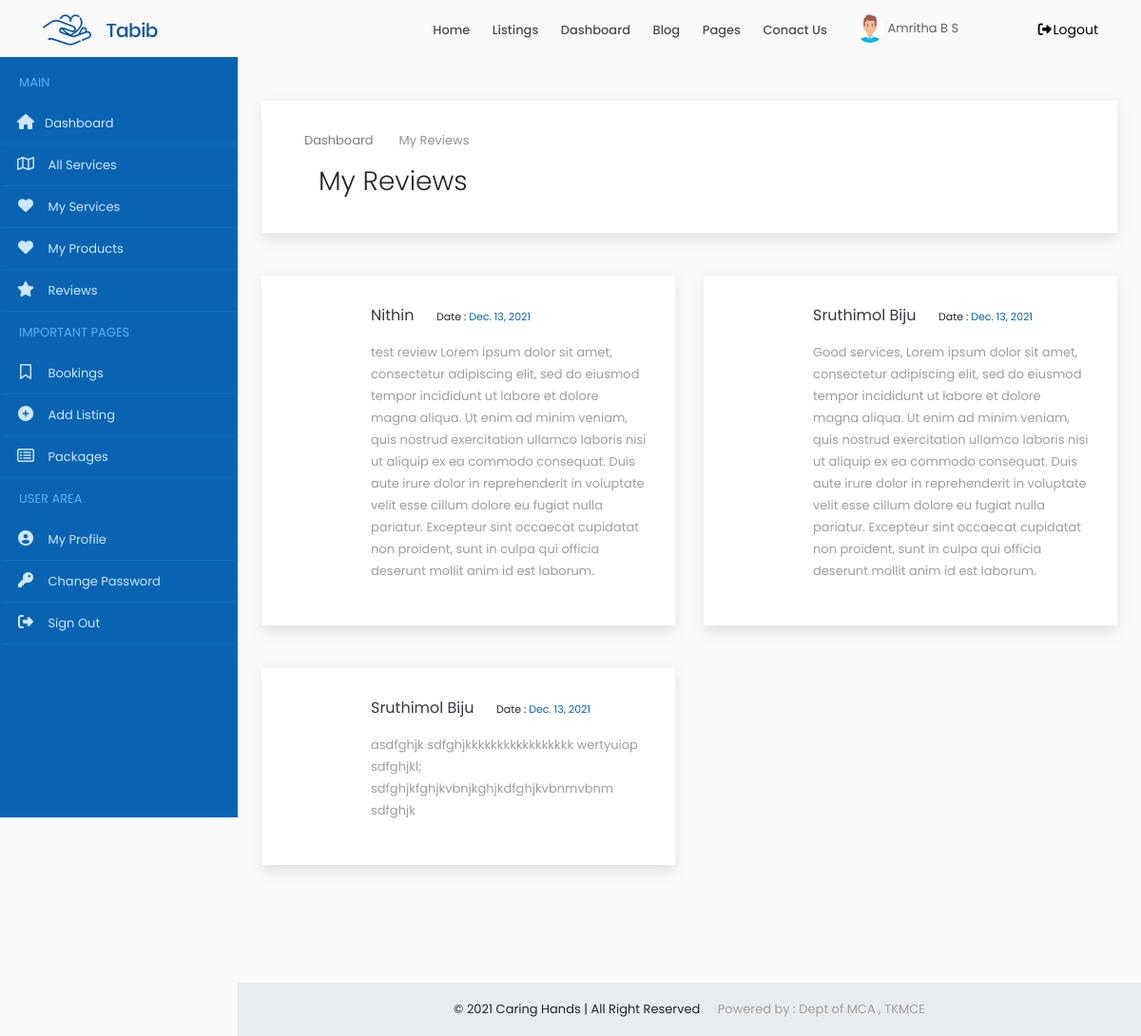
Page /provider/product/review/ (signed in) on the committed database.
### accounts/models.py (models this page shows)
class Users(models.Model):
    user = models.ForeignKey(User,on_delete=models.CASCADE)
    name = models.CharField(max_length=150)
    email = models.EmailField(max_length=200,null=True, blank=True)
    organization = models.CharField(max_length=250,null=True, blank=True)
    mob = models.CharField(max_length=12)
    sex = models.CharField(max_length=10,choices=gender,default='Male')
    house = models.CharField(max_length=100,null=True, blank=True)
    street1 =models.CharField(max_length=100,null=True, blank=True)
    street2 =models.CharField(max_length=100,null=True, blank=True)
    city = models.CharField(max_length=100,null=True, blank=True)
    district = models.CharField(max_length=100,null=True, blank=True)
    state = models.CharField(max_length=100,null=True,choices=states, blank=True)
    pin = models.CharField(max_length=100,null=True,blank=True)
    age = models.IntegerField(null=True, blank=True)
    type = models.CharField(max_length=20,choices=user_type)
    approval = models.CharField(max_length=20,choices=approval_choices,default='Pending')
    document = models.FileField(upload_to='documents',null=True, blank=True)
    profile_picture = models.FileField(upload_to='dp',default='assets/img/user3.png')
    def __str__(self):
        return self.name

class Review(models.Model):
    user = models.ForeignKey(Users, on_delete=models.CASCADE, null=True, blank=True)
    service = models.ForeignKey(ProviderService, on_delete=models.CASCADE,null=True, blank=True)
    product = models.ForeignKey(SubProduct, on_delete=models.CASCADE,null=True, blank=True)
    message = models.TextField()
    datetime = models.DateTimeField()

### accounts/views.py (the view)
# urls.py: path('provider/product/review/',MyProductReview.as_view(), name='my_product_review'),
class MyProductReview(View):
    def get(self,request):
        x = ProviderCheck(request)
        if x == True:
            user = request.user
            account = Users.objects.get(user=user)
            r = Review.objects.filter(service__user = account)
            context = {'account': account,'r' : r}
            return render(request,'provider/product_review.html',context)
        else:
            return redirect('home')

### accounts/functions.py (called while the page is built)
def ProviderCheck(request):
    user = request.user
    if user.is_authenticated:
        try:
            u = Users.objects.get(user=user)
            if u.type == 'service_provider':
                return (True)
            else:
                return (False)
        except:
            return (False)
    else:
        return (False)

### accounts/templates/provider/product_review.html (shortened to what this page needs)
{% extends 'common/dashboard_main.html' %}
{% load static %}
{% block content %}
{% include 'common/header.html' %}
{% include 'provider/sidenav.html' %}
<div class="content-wrapper">
    <div class="container-fluid overflow-hidden">
        <div class="row margin-tb-90px margin-lr-10px sm-mrl-0px">
            <div id="page-title" class="padding-30px background-white full-width box-shadow">
                <div class="container">
                    <ol class="breadcrumb opacity-5">
                        <li><a href="{% url 'home' %}">Dashboard</a></li>
                        <li class="active">My Reviews</li>
                    </ol>
                    <div class="container-fluid">
                        <div class="row">
                            <div class="col-6">
                                <h1 class="font-weight-300">My Reviews</h1>
                            </div>
                            <div class="col-6">
                            </div>
                        </div>
                    </div>
                </div>
            </div>
            <div class="row margin-tb-45px">
               {% for i in r %}
                <div class="col-lg-6 margin-bottom-45px">
                    <div class="background-white thum-hover box-shadow hvr-float">
                        <div class="padding-30px">
                            <div class="margin-left-85px">
                                <a class="d-inline-block text-dark text-medium margin-right-20px" href="#">{{i.user}}</a>
                                <span class="text-extra-small">Date :  <a href="#" class="text-main-color">{{i.datetime|date}}</a></span>
                                <p class="margin-top-15px text-grey-2">{{i.message}}</p>
                            </div>
                        </div>
                    </div>
                </div>
                {% empty %}
                <div class="alert alert-danger  margin-bottom-35px border-radius-10 padding-30px">
                    <strong>OOPS!</strong> No Reviews Found
                    <hr>
                    <p class="margin-0px">Come back later.</p>
                </div>
               {% endfor %}
            </div>
        </div>
        </div>
    </div>
    {% include 'common/small_footer.html' %}
    {% endblock %}

### accounts/templates/common/header.html (shortened to what this page needs)
{% load static %}
<header>
    <div id="fixed-header-dark" class="header-output fixed-header">
        <div class="container header-in">
            <div class="row">
                <div class="col-lg-2 col-md-12">
                    <a id="logo" href="{% url 'index' %}" class="d-inline-block margin-tb-15px"><img
                            src="{% static 'assets/img/logo-1.png' %}" alt=""></a>
                </div>
                <div class="col-lg-7 col-md-12 position-inherit">
                    <ul id="menu-main" class="nav-menu float-lg-right link-padding-tb-20px">
                        <li><a href="{% url 'index' %}">Home</a>
                        </li>
                        <li class="has-dropdown"><a href="#">Listings</a>
                        </li>
                        <li><a href="{% url 'home' %}">Dashboard</a>
                        </li>
                        <li class="has-dropdown"><a href="#">Blog</a>
                        </li>
                        <li class="has-dropdown"><a href="#">Pages</a>
                        </li>
                        <li><a href="page-contact-us.html">Conact Us</a></li>
                    </ul>
                </div>
                <div class="col-lg-3 col-md-12">
                    {% if request.user.is_authenticated %}
                    <a href="{% url 'home' %}" class="margin-top-15px d-inline-block text-grey-3 margin-right-15px"><img src="{{account.profile_picture.url}}" class="height-30px border-radius-30" alt=""> {{account.name|title}}</a>
                    <a href="{% url 'logout' %}" class="margin-tb-20px d-inline-block text-up-small float-left float-lg-right" data-toggle="modal" data-target="#exampleModal"><i class="fa fa-fw fa-sign-out-alt"></i>Logout</a>
                    {% else %}
                    <a href="{% url 'login' %}" class="margin-tb-20px d-inline-block text-up-small float-left float-lg-right text-right"><i class="far fa-user"></i> Login</a>
                    {% endif %}
                </div>
            </div>
        </div>
    </div>
</header>

### static/assets/css/colors/main.css (style rules this page uses)
.text-main-color { color: #0864b2; }

### static/assets/css/sb-admin.css (style rules this page uses)
html { position: relative; min-height: 100%; }
body { overflow-x: hidden; }
.content-wrapper { min-height: calc(100vh - 56px); padding-top: 1rem; }
.content-wrapper { overflow-x: hidden; }
@media (min-width: 992px) { .content-wrapper { margin-left: 250px; } }

### rows in the picture
Users: profile_picture (picture), name "Amritha B S"
Review: user "Nithin", datetime "Dec. 13, 2021", message "test review Lorem ipsum dolor sit amet, consectetur adipiscing elit, sed do eiusmod tempor incididunt ut labore et dolore magna aliqua. Ut enim ad minim veniam, quis nostrud exercitation ullamco laboris nisi ut aliquip ex ea commodo consequat. Duis aute irure dolor in reprehenderit in voluptate velit esse cillum dolore eu fugiat nulla pariatur. Excepteur sint occaecat cupidatat non proident, sunt in culpa qui officia deserunt mollit anim id est laborum."
Review: user "Sruthimol Biju", datetime "Dec. 13, 2021", message "Good services, Lorem ipsum dolor sit amet, consectetur adipiscing elit, sed do eiusmod tempor incididunt ut labore et dolore magna aliqua. Ut enim ad minim veniam, quis nostrud exercitation ullamco laboris nisi ut aliquip ex ea commodo consequat. Duis aute irure dolor in reprehenderit in voluptate velit esse cillum dolore eu fugiat nulla pariatur. Excepteur sint occaecat cupidatat non proident, sunt in culpa qui officia deserunt mollit anim id est laborum."
Review: user "Sruthimol Biju", datetime "Dec. 13, 2021", message "asdfghjk sdfghjkkkkkkkkkkkkkkkkk wertyuiop sdfghjkl; sdfghjkfghjkvbnjkghjkdfghjkvbnmvbnm sdfghjk"
